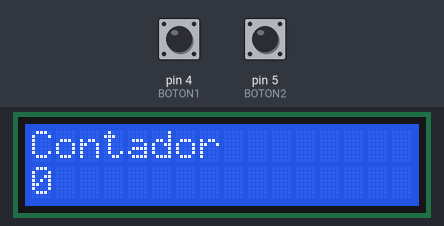
This sketch was run on a simulated Arduino Uno, built with avr-gcc and run on an emulated ATmega328P. On the bench: 16×2 character LCD. The inputs (shaded band) are chosen by the test bench; at power-on: pin 4 (BOTON1) LOW, pin 5 (BOTON2) LOW.

Above: at 1.2 s.
1.3 s: pin 4 (BOTON1) pulled HIGH for 1 s
At 2.9 s:
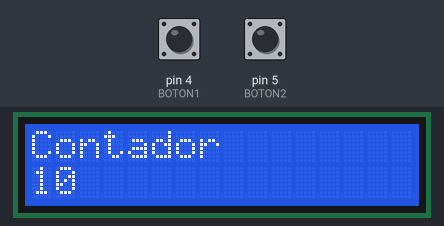
3.8 s: pin 5 (BOTON2) pulled HIGH for 3.2 s
At 8.0 s:
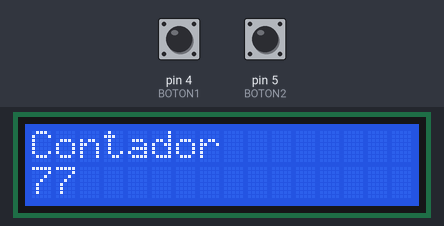
8.5 s: pin 5 (BOTON2) pulled HIGH for 0.15 s
At 9.0 s:
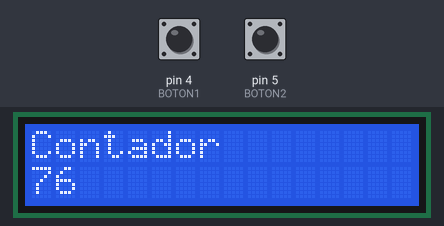
10.1 s: pin 4 (BOTON1) pulled HIGH for 3.2 s
At 14.2 s:
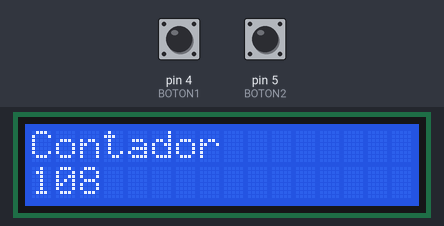

Measured:
- after the input at 1.3 s, the display: first changes after 0.09 s (image 1 shows a later state)
- after the input at 3.8 s, the display: first changes at once (image 2 shows a later state)
- after the input at 8.5 s, the display: changes after 0.10 s (image 3)
- after the input at 10.1 s, the display: first changes at once (image 4 shows a later state)

The sketch:

TPLAB1_EJERCICIO_5.ino
```cpp
#include <LiquidCrystal.h>
LiquidCrystal lcd(8, 9, 10, 11, 12, 13);
#define BOTON1 4
#define BOTON2 5

int contador = 0;
int maximo = 100;

void setup(){
  lcd.begin(16, 2);
  Serial.begin(9600);
  lcd.clear();
}

void loop() {
    if (digitalRead(BOTON1)== HIGH){
      contador ++;
    }
    else if(digitalRead(BOTON2)== HIGH){
      if (contador != 0){
        contador--;
      }
      if (contador == 0){
        contador = 99;
      }
    }
  lcd.setCursor(0,0);
  lcd.print("Contador");
  lcd.setCursor(0,1);
  lcd.print(contador);
  delay(100);
  }
```
